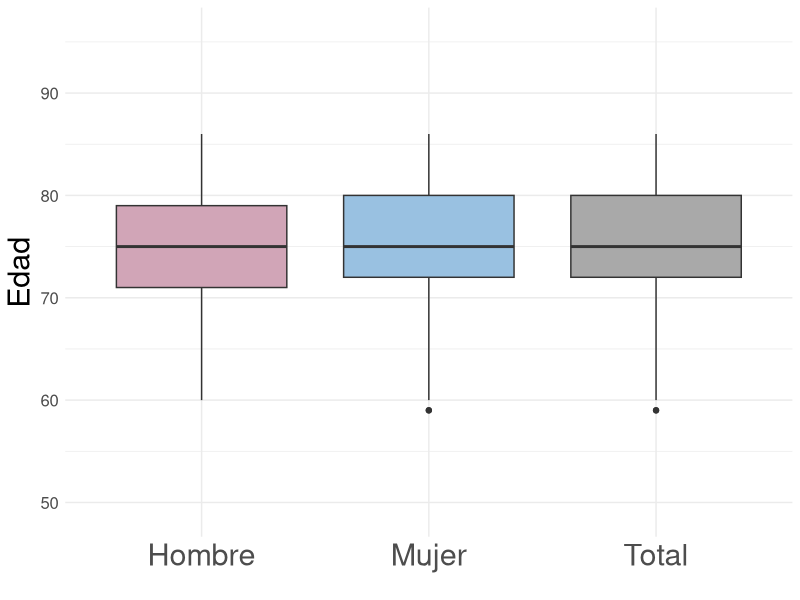
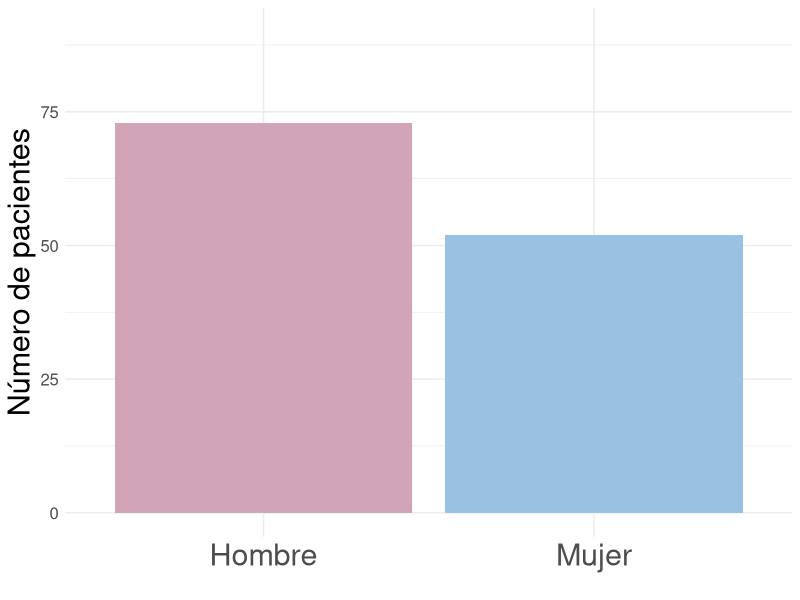
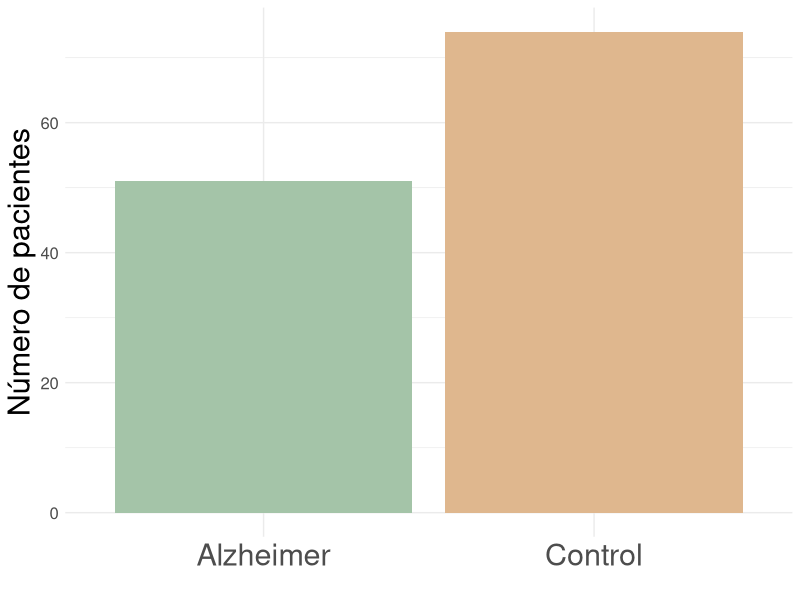
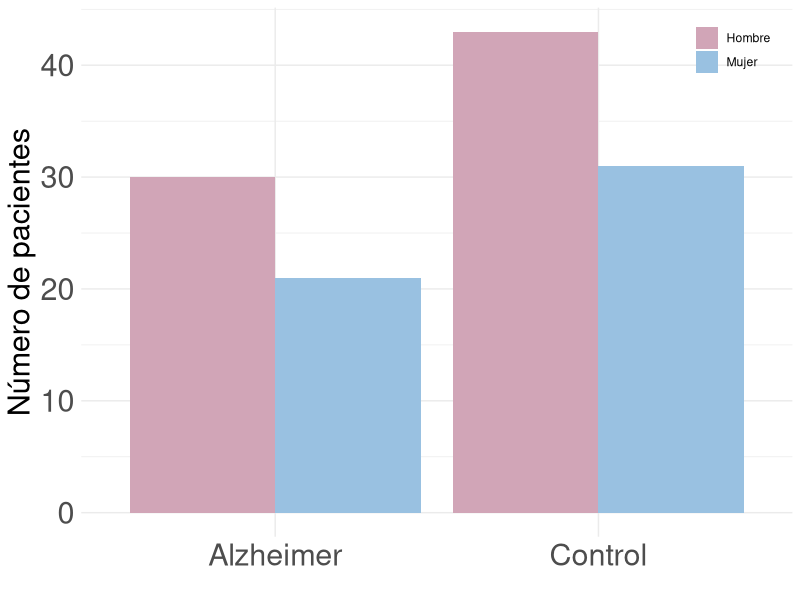

Reproduce these figures in R, in order.
# Cargar librerías
library(tidyverse)

# Cargar y procesar el CSV

data <- read.csv(file = "Demographics.csv", header = TRUE, sep= ";")
colnames(data) <- c("Participante", "Grupo de Diagnóstico", "Sexo", "Edad")
data <- data %>% mutate(Sexo = recode(Sexo, F = "Mujer", M = "Hombre"))
data <- data %>% mutate(`Grupo de Diagnóstico` = recode(`Grupo de Diagnóstico`, AD = "Alzheimer", CN = "Control"))


# Calcular estadísticas descriptivas
media_edad <- mean(data$Edad)
media_edad_H <- mean(data$Edad[data$Sexo == "Hombre"])
media_edad_M <- mean(data$Edad[data$Sexo == "Mujer"])
sd_edad <- sd(data$Edad)
n_mujeres <- sum(data$Sexo == "Mujer")
n_hombres <- sum(data$Sexo == "Hombre")
proporcion_sexo <- n_mujeres / n_hombres
n_alzheimer <- sum(data$`Grupo de Diagnóstico` == "Alzheimer")
n_control <- sum(data$`Grupo de Diagnóstico` == "Control")
proporcion_diagnostico <- n_alzheimer / n_control

# Gráfico de cajas para la edad

data_total <- data.frame(Edad = data$Edad, Sexo = "Total")
data_sex <- data[, c("Edad", "Sexo")]
data_sex$Sexo <- factor(data_sex$Sexo, levels = c("Total", "Mujer", "Hombre"))
data_combined <- rbind(data_total, data_sex)

edad_boxplot <- ggplot(data_combined, aes(x = Sexo, y = Edad, fill = Sexo)) +
  geom_boxplot() +
  scale_fill_manual(values = c("Total" = "#A9A9A9", "Mujer" = "#99C1E1", "Hombre" = "#D1A5B7")) +
  labs(x = "", y = "Edad") +
  theme_minimal() +
  theme(legend.position = "none", axis.text.y = element_text(size = 12), axis.text.x = element_text(size = 22), axis.title.y = element_text(size = 22)) +
  coord_cartesian(ylim = c(min(data_combined$Edad) - 10, max(data_combined$Edad) + 10))

print(edad_boxplot)

# Gráfico de barras para visualizar cuántos pacientes son hombre vs mujeres
genero_barplot <- ggplot(data, aes(x = Sexo, fill = Sexo)) +
  geom_bar() +
  scale_fill_manual(values = c("Mujer" = "#99C1E1", "Hombre" = "#D1A5B7")) +
  scale_y_continuous(limits = c(0, 90)) +
  labs(x = "", y = "Número de pacientes") +
  theme_minimal() +
  theme(legend.position = "none", axis.text.y = element_text(size = 12), axis.text.x = element_text(size = 22), axis.title.y = element_text(size = 22))

print(genero_barplot)



# Gráfico de barras para visualizar cuantos pacientes son Alzheimer y cuantos son Control
diagnostico_barplot <- ggplot(data, aes(x = `Grupo de Diagnóstico`, fill = `Grupo de Diagnóstico`)) +
  geom_bar() +
  scale_fill_manual(values = c("Alzheimer" = "#A4C4A8", "Control" = "#DFB78E")) +
  labs(x = "", y = "Número de pacientes") +
  theme_minimal() +
  theme(legend.position = "none", axis.text.y = element_text(size = 12), axis.text.x = element_text(size = 22), axis.title.y = element_text(size = 22))

print(diagnostico_barplot)


# Gráfico de barras para visualizar cuantos pacientes son Alzheimer y cuantos son Control, desglosado por sexo
diagnostico_sexo_barplot <- ggplot(data, aes(x = `Grupo de Diagnóstico`, fill = Sexo)) +
  geom_bar(position = "dodge") +
  scale_fill_manual(values = c("Mujer" = "#99C1E1", "Hombre" = "#D1A5B7")) +
  labs(x = "", y = "Número de pacientes") +
  theme_minimal() +
  theme(legend.position = c(0.98, 0.98), legend.justification = c(1, 1), legend.background = element_blank(), legend.title = element_blank(), axis.text.y = element_text(size = 22), axis.text.x = element_text(size = 22), axis.title.y = element_text(size = 22))

print(diagnostico_sexo_barplot)
